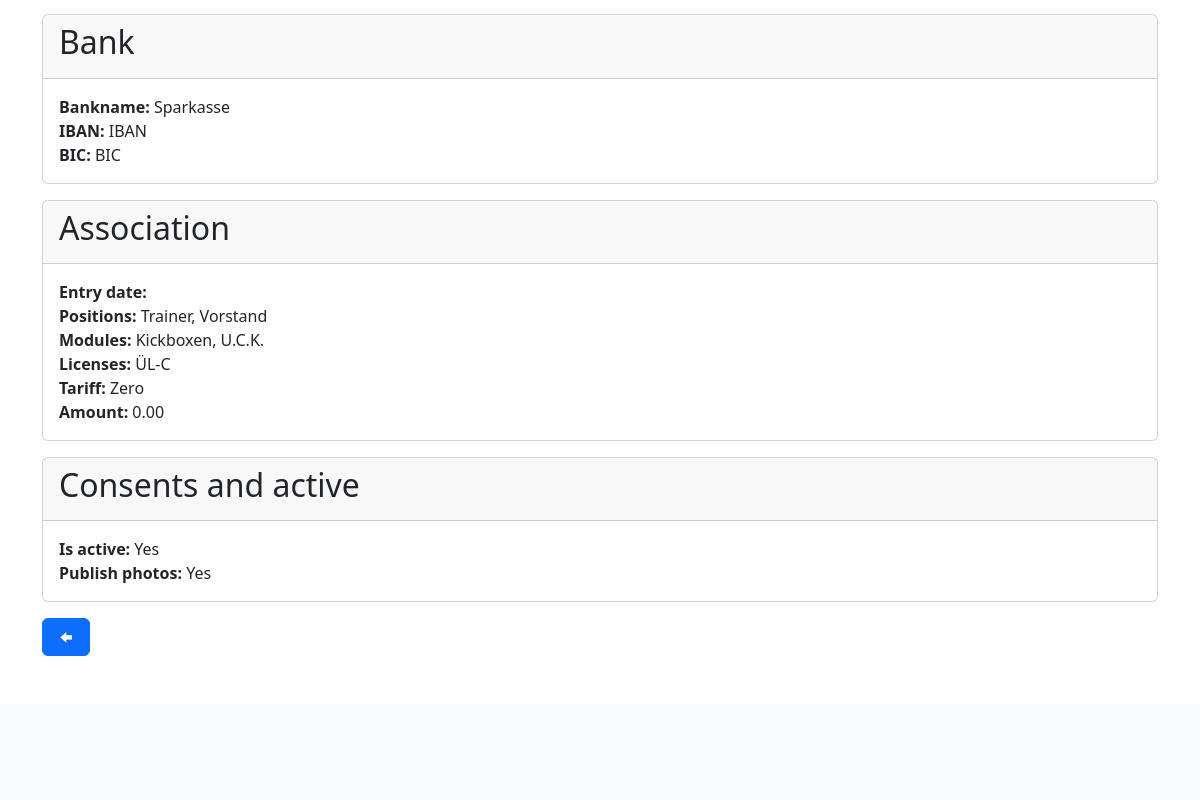
Page /mbrs/member/detail/1 (signed in, lower part) on the earlier database version.
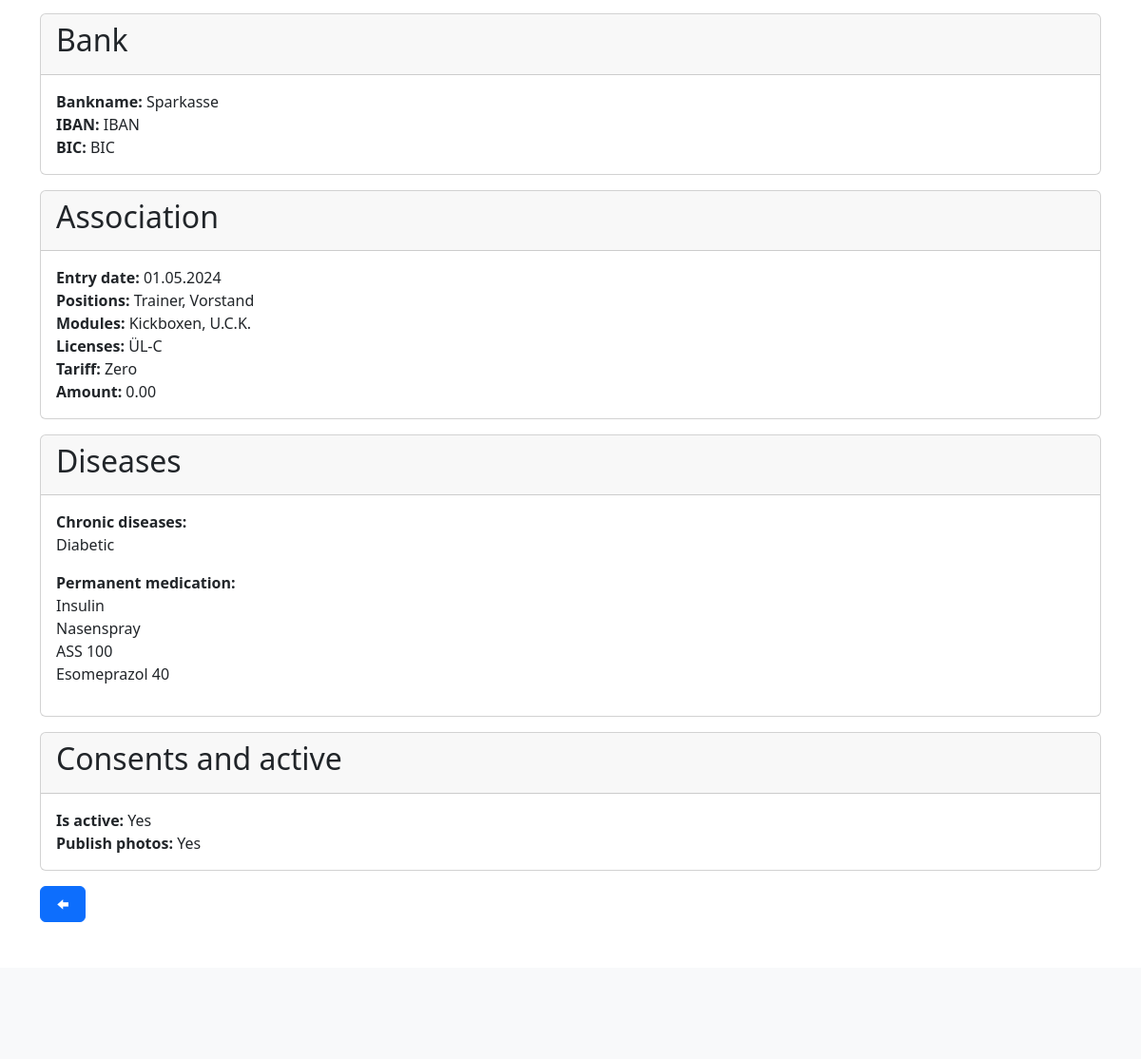
Same page on the later database version.
### members/models.py (models this page shows, shortened)
class Member(models.Model):
    firstname = models.CharField(max_length=255)
    lastname = models.CharField(max_length=255)
    birthday = models.DateField()
    gender = models.ForeignKey(Gender, blank=True, null=True, on_delete=models.SET_NULL)
    street = models.CharField(max_length=255)
    house_number = models.CharField(max_length=50)
    postal_code = models.CharField(max_length=50)
    city = models.CharField(max_length=255)
    country = models.CharField(max_length=255)
    email = models.EmailField(blank=True)
    phone = models.CharField(max_length=50, blank=True)
    legal_representative = models.TextField(blank=True)
    bankname = models.CharField(max_length=255)
    iban = models.CharField(max_length=50)
    bic = models.CharField(max_length=50, blank=True)
    positions = models.ManyToManyField(Position, blank=True)
    modules = models.ManyToManyField(Module, blank=True)
    licenses = models.ManyToManyField(License, blank=True)
    tariff = models.ForeignKey(Tariff, blank=True, null=True, on_delete=models.SET_NULL)
    entry_date = models.DateField(null=True)
    chronic_diseases = models.TextField(null=True, blank=True)
    permanent_medication = models.TextField(null=True, blank=True)
    publish_fotos = models.BooleanField(default=False)
    is_active = models.BooleanField(default=True)
    created_at = models.DateTimeField(auto_now=True)
    updated_at = models.DateTimeField(auto_now_add=True)
    @admin.display(description="Fullname")
    def get_fullname(self):
        return f"{self.firstname} {self.lastname}"
    @admin.display(description="Age")
    def get_age(self):
        now = datetime.now()
        b_day = datetime.strptime(str(self.birthday), "%Y-%m-%d")
        delta = now - b_day
        return math.floor(delta.days / 365)
    @admin.display(description="Modules")
    def get_modules_str(self):
        modules = self.modules.all().order_by("title")
        modules_list = [module.title for module in modules]
        return ", ".join(modules_list)
    @admin.display(description="Positions")
    def get_positions_str(self):
        positions = self.positions.all().order_by("title")
        positions_list = [position.title for position in positions]
        return ", ".join(positions_list)
    @admin.display(description="Licenses")
    def get_licenses_str(self):
        licenses = self.licenses.all().order_by("title")
        licenses_list = [license.title for license in licenses]
        return ", ".join(licenses_list)
    class Meta:
        ordering = ["-updated_at"]

class Position(models.Model):
    title = models.CharField(max_length=100, unique=True)
    created_at = models.DateTimeField(auto_now=True)
    updated_at = models.DateTimeField(auto_now_add=True)
    class Meta:
        ordering = ["-updated_at"]

class Module(models.Model):
    title = models.CharField(max_length=255, unique=True)
    created_at = models.DateTimeField(auto_now=True)
    updated_at = models.DateTimeField(auto_now_add=True)
    class Meta:
        ordering = ["-updated_at"]

class License(models.Model):
    title = models.CharField(max_length=100, unique=True)
    created_at = models.DateTimeField(auto_now=True)
    updated_at = models.DateTimeField(auto_now_add=True)
    class Meta:
        ordering = ["-updated_at"]

class Tariff(models.Model):
    title = models.CharField(max_length=255, unique=True)
    amount = models.DecimalField(decimal_places=2, max_digits=5)
    created_at = models.DateTimeField(auto_now=True)
    updated_at = models.DateTimeField(auto_now_add=True)
    class Meta:
        ordering = ["-updated_at"]

### members/views/members.py (the view)
# urls.py: path("member/detail/<int:id>", members.detail, name="members-member-detail"),
@login_required(login_url="sevo-auth-login")
def detail(request, id):
    member = get_object_or_404(models.Member, id=id)
    return render(request, "members/member/detail.html", {
        "title": _("Detail member"),
        "member": member
    })

### members/models.py (called while the page is built)
    def __str__(self):
        return self.title

### members/templates/members/member/detail.html (shortened to what this page needs)
{% extends "base_main.html" %}
{% load i18n %}
{% block main %}
    <div class="card mb-3">
        <div class="card-header">
            <h2>{% trans "Bank" %}</h2>
        </div>
        <div class="card-body">
            <div>
                <strong>{% trans "Bankname" %}: </strong>
                {{ member.bankname }}
            </div>
            <div>
                <strong>{% trans "IBAN" %}: </strong>
                {{ member.iban }}
            </div>
            <div>
                <strong>{% trans "BIC" %}: </strong>
                {{ member.bic }}
            </div>
        </div>
    </div>
    <div class="card mb-3">
        <div class="card-header">
            <h2>{% trans "Association" %}</h2>
        </div>
        <div class="card-body">
            <div>
                <strong>{% trans "Entry date" %}: </strong>
                {{ member.entry_date|date:"d.m.Y"}}
            </div>
            <div>
                <strong>{% trans "Positions" %}: </strong>
                {{ member.get_positions_str }}
            </div>
            <div>
                <strong>{% trans "Modules" %}: </strong>
                {{ member.get_modules_str }}
            </div>
            <div>
                <strong>{% trans "Licenses" %}: </strong>
                {{ member.get_licenses_str }}
            </div>
            <div>
                <strong>{% trans "Tariff" %}: </strong>
                {{ member.tariff.title }}
            </div>
            <div>
                <strong>{% trans "Amount" %}: </strong>
                {{ member.tariff.amount }}
            </div>
        </div>
    </div>
    {% if member.chronic_diseases or member.permanet_medication %}
        <div class="card mb-3">
            <div class="card-header">
                <h2>{% trans "Diseases" %}</h2>
            </div>
            <div class="card-body">
                {% if member.chronic_diseases %}
                    <div>
                        <strong>{% trans "Chronic diseases" %}: </strong>
                        {{ member.chronic_diseases|linebreaks }}
                    </div>
                {% endif %}
                {% if member.permanent_medication %}
                    <div>
                        <strong>{% trans "Permanent medication" %}: </strong>
                        {{ member.permanent_medication|linebreaks }}
                    </div>
                {% endif %}
            </div>
        </div>
    {% endif %}
    <div class="card mb-3">
        <div class="card-header">
            <h2>{% trans "Consents and active" %}</h2>
        </div>
        <div class="card-body">
            <div>
                <strong>{% trans "Is active" %}: </strong>
                {% if member.is_active %}
                    {% trans "Yes" %}
                {% else %}
                    {% trans "No" %}
                {% endif %}
            </div>
            <div>
                <strong>{% trans "Publish photos" %}: </strong>
                {% if member.publish_fotos %}
                    {% trans "Yes" %}
                {% else %}
                    {% trans "No" %}
                {% endif %}
            </div>
        </div>
    </div>
    <div class="d-flex justify-content-start align-content-center">
        <button type="button" class="btn btn-primary back-link"><i class="demo-icon icon-left"></i></button>
    </div>
{%  endblock %}

### templates/base_main.html (shortened to what this page needs)
{% extends "base.html" %}
{% block content %}
<div class="container py-5">
    <div class="row">
        <main class="col-lg-12">
            {% block main %}{% endblock %}
        </main>
    </div>
</div>
{% endblock %}

### templates/base.html (shortened to what this page needs)
{% load static %}
<!DOCTYPE html>
<html>
<head>
    <link rel="stylesheet" href="{% static "vendor/bootstrap/css/bootstrap.min.css" %}">
    <link rel="stylesheet" href="{% static "vendor/fontello/css/entypo.css" %}">
    <link rel="stylesheet" href="{% static "css/style.css" %}">
</head>
<body>
    {% block content %}{% endblock %}
    <footer class="bg-light py-5">
    </footer>
</body>
</html>

### templates/partials/_navbar_drop_down.html (shortened to what this page needs)
{% load i18n %}

Differences in the rows shown:
changed Member "Sparkasse": entry_date (not shown) → "01.05.2024"; chronic_diseases (not shown) → "Diabetic"; permanent_medication (not shown) → "Insulin Nasenspray ASS 100 Esomeprazol 40"
Other differences:
text now shown: "Diseases Chronic diseases : Permanent medication :"
